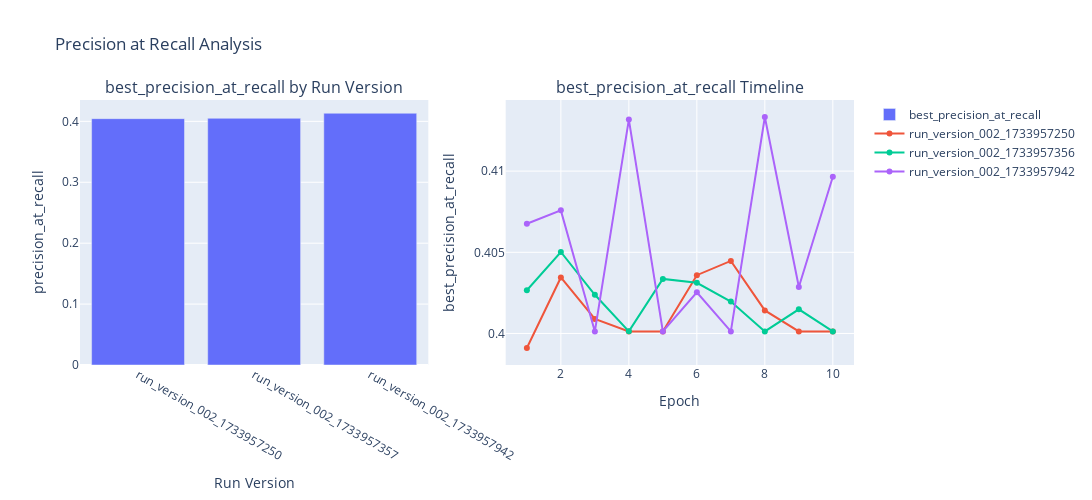

Notebook cell for this chart:
### Code cell
fig_precision_recall = plot_metric_analysis(history, 'precision_at_recall', metrics, 'best_precision_at_recall', "Precision at Recall Analysis")

### Figure 1 — Plotly figure (JSON) as saved in the notebook; plotly's stock layout.template omitted (floating-point values rounded to 4 significant figures)
{"data": [{"name": "best_precision_at_recall", "x": ["run_version_002_1733957250", "run_version_002_1733957357", "run_version_002_1733957942"], "y": [0.4045, 0.405, 0.4133], "type": "bar", "xaxis": "x", "yaxis": "y"}, {"mode": "lines+markers", "name": "run_version_002_1733957250", "x": [1, 2, 3, 4, 5, 6, 7, 8, 9, 10], "y": [0.3991, 0.4035, 0.4009, 0.4001, 0.4001, 0.4036, 0.4045, 0.4014, 0.4001, 0.4001], "type": "scatter", "xaxis": "x2", "yaxis": "y2"}, {"mode": "lines+markers", "name": "run_version_002_1733957356", "x": [1, 2, 3, 4, 5, 6, 7, 8, 9, 10], "y": [0.4027, 0.405, 0.4024, 0.4001, 0.4034, 0.4031, 0.402, 0.4001, 0.4015, 0.4001], "type": "scatter", "xaxis": "x2", "yaxis": "y2"}, {"mode": "lines+markers", "name": "run_version_002_1733957942", "x": [1, 2, 3, 4, 5, 6, 7, 8, 9, 10], "y": [0.4068, 0.4076, 0.4001, 0.4132, 0.4001, 0.4025, 0.4001, 0.4133, 0.4029, 0.4097], "type": "scatter", "xaxis": "x2", "yaxis": "y2"}], "layout": {"xaxis": {"anchor": "y", "domain": [0.0, 0.45], "title": {"text": "Run Version"}}, "yaxis": {"anchor": "x", "domain": [0.0, 1.0], "title": {"text": "precision_at_recall"}}, "xaxis2": {"anchor": "y2", "domain": [0.55, 1.0], "title": {"text": "Epoch"}}, "yaxis2": {"anchor": "x2", "domain": [0.0, 1.0], "title": {"text": "best_precision_at_recall"}}, "annotations": [{"font": {"size": 16}, "showarrow": false, "text": "best_precision_at_recall by Run Version", "x": 0.225, "xanchor": "center", "xref": "paper", "y": 1.0, "yanchor": "bottom", "yref": "paper"}, {"font": {"size": 16}, "showarrow": false, "text": "best_precision_at_recall Timeline", "x": 0.775, "xanchor": "center", "xref": "paper", "y": 1.0, "yanchor": "bottom", "yref": "paper"}], "title": {"text": "Precision at Recall Analysis"}, "height": 500, "width": 1200, "showlegend": true}}
